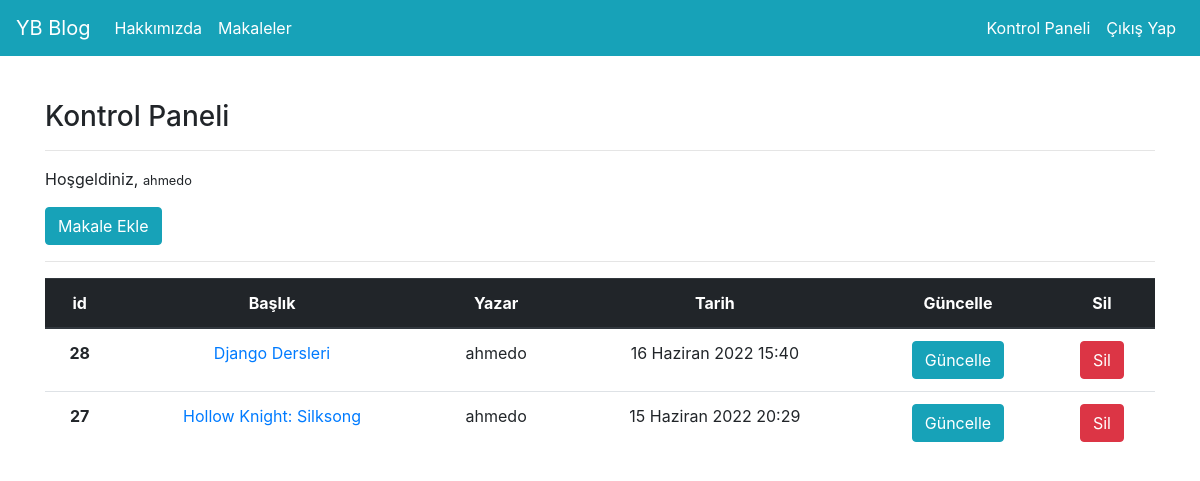
Page /articles/dashboard/ (signed in) on the committed database.
### article/models.py (models this page shows, shortened)
class Article(models.Model):
    author = models.ForeignKey("auth.User", on_delete = models.CASCADE, verbose_name = "Yazar")  # Biz burada ForeignKey ile başka bir tablodaki objeye erişiyoruz ve db içinde hazır bulunan auth.User tablosuna erişiyoruz. on_delete ile
    title = models.CharField(max_length = 50, verbose_name = "Başlık")
    content = RichTextField()
    created_date = models.DateTimeField(auto_now_add = True, verbose_name = "Oluşturulma Tarihi")  # Dbye veri eklendiği anda o anki tarihi created_date e atayacak
    article_image = models.FileField(blank = True, null = True, verbose_name = "Makaleye Fotoğraf Ekleyin")  # Blank ve null'u true yaptık, dolmasına gerek olmadığı için.
    class Meta:  # Article ve aşağıdaki Comment modellerine eklediğimiz bu class'ın amacı aşağıdaki satırdan anlaşılabileceği gibi order'ı yani sıralamayı değiştirmek. Normalde ilk eklenen ilk gözüküyor created_date'e göre yani başına eksi koyunca tersi oluyor.
        ordering = ['-created_date']

### article/views.py (the view)
# urls.py: path('dashboard/', views.dashboard, name = "dashboard"),
@login_required(login_url = "user:login")
def dashboard(request):
    articles = Article.objects.filter(author = request.user)  # Loginlenmiş olan user tarafından oluşturulan tüm article'ları verir.
    context = {
        "articles": articles
    }
    return render(request, "dashboard.html", context)

### templates/dashboard.html
{% extends "layout.html" %}
{% block body %}
    <h3>Kontrol Paneli</h3>
    <hr>
    <p>
        Hoşgeldiniz, <small>{{request.user.username}}</small>
    </p>
    <a class="btn btn-info" href="{% url 'article:addarticle' %}">Makale Ekle</a>
    <hr>
    {% if articles %}
        <table class="table text-center">
            <thead class="thead-dark">
                <tr>
                    <th scope="col">id</th>
                    <th scope="col">Başlık</th>
                    <th scope="col">Yazar</th>
                    <th scope="col">Tarih</th>
                    <th scope="col">Güncelle</th>
                    <th scope="col">Sil</th>
                </tr>
            </thead>
            <tbody>
                {% for article in articles %}
                    <tr>
                        <th  scope="row">{{article.id}}</th>
                        <td><a href="{% url 'article:detail' article.id %}">{{article.title}}</a></td>
                        <td>{{article.author.username}}</td>
                        <td>{{article.created_date}}</td>
                        <td><a href="{% url 'article:update' article.id %}" class="btn btn-info">Güncelle</a></td>
                        <td><a href="{% url 'article:delete' article.id %}" class="btn btn-danger">Sil</a></td>
                    </tr>
                {% endfor %}
            </tbody>
        </table>
    {% else %}
        <div class="alert alert-danger">
            <strong>Henüz bir makaleniz bulunmuyor.</strong>
        </div>
    {% endif %}
{% endblock body %}

### rows in the picture
Article: id "28", title "Django Dersleri", author.username "ahmedo", created_date "16 Haziran 2022 15:40"
Article: id "27", title "Hollow Knight: Silksong", author.username "ahmedo", created_date "15 Haziran 2022 20:29"

### other values in the picture
{{ request.user.username }} "ahmedo"
